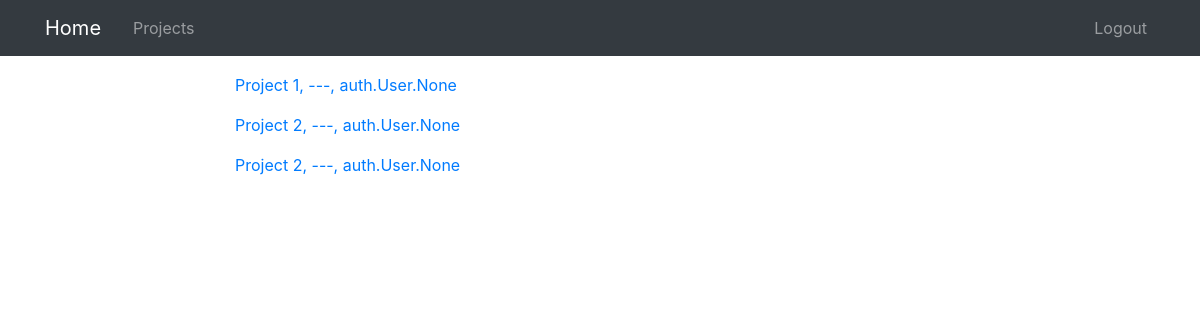
The page /projects/ (signed in) on the database its author committed.
### projects/models.py (models this page shows, shortened)
class Project(models.Model):
    title = models.CharField(max_length=100)
    description = models.TextField()
    manager = models.ForeignKey(User, on_delete=models.CASCADE,
                                related_name="manager_project_set")
    worker = models.ManyToManyField(User, related_name="worker_project_set")
    def __str__(self):
        return f'{self.title}, {self.description}, {self.worker}'

### projects/views.py (the view)
# urls.py: path('projects/', MyProjectsListView.as_view(), name='project-list'),
class MyProjectsListView(LoginRequiredMixin, ListView):
    template_name = 'projects/project_list'
    context_object_name = 'projects'
    def get_queryset(self):
        user = get_object_or_404(User, id=self.request.user.id)
        queryset = Project.objects.filter(manager=user)
        if (len(queryset) == 0):
            queryset = Project.objects.filter(worker=user)
        return queryset

### projects/templates/projects/project_list.html
{% extends "projects/base.html" %}
{% block content %}
{% for project in projects %}
<p>
    <a href="{% url 'project-detail' project.pk %}">{{ project }} </a>
</p>
{% endfor %}
{% endblock content %}

### rows shown on the page
Project: title+description+id "Project 1, ---, auth.User.None"
Project: title+description+id "Project 2, ---, auth.User.None"
Project: title+description+id "Project 2, ---, auth.User.None"
